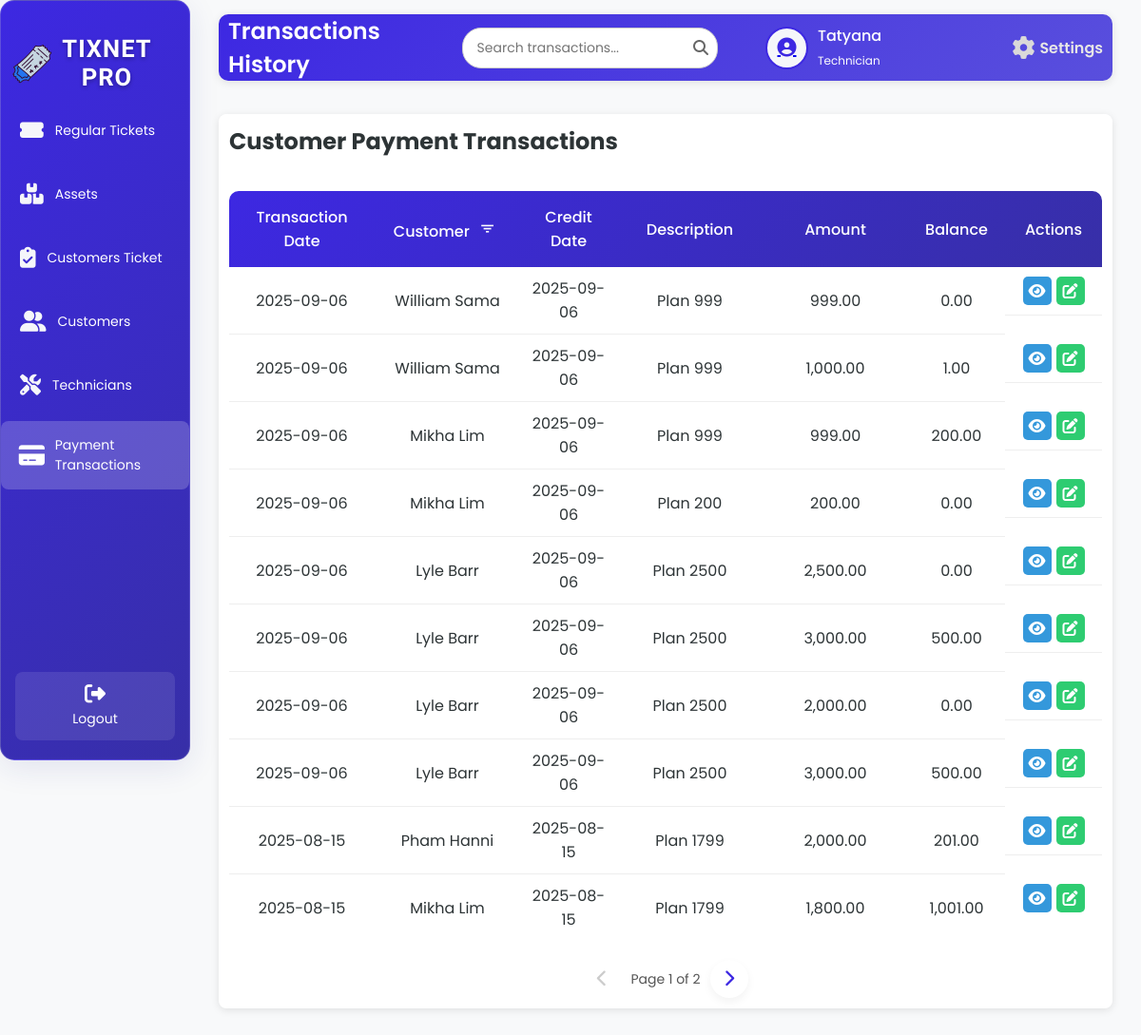
Page /Payments.php (signed in) on the earlier database version.
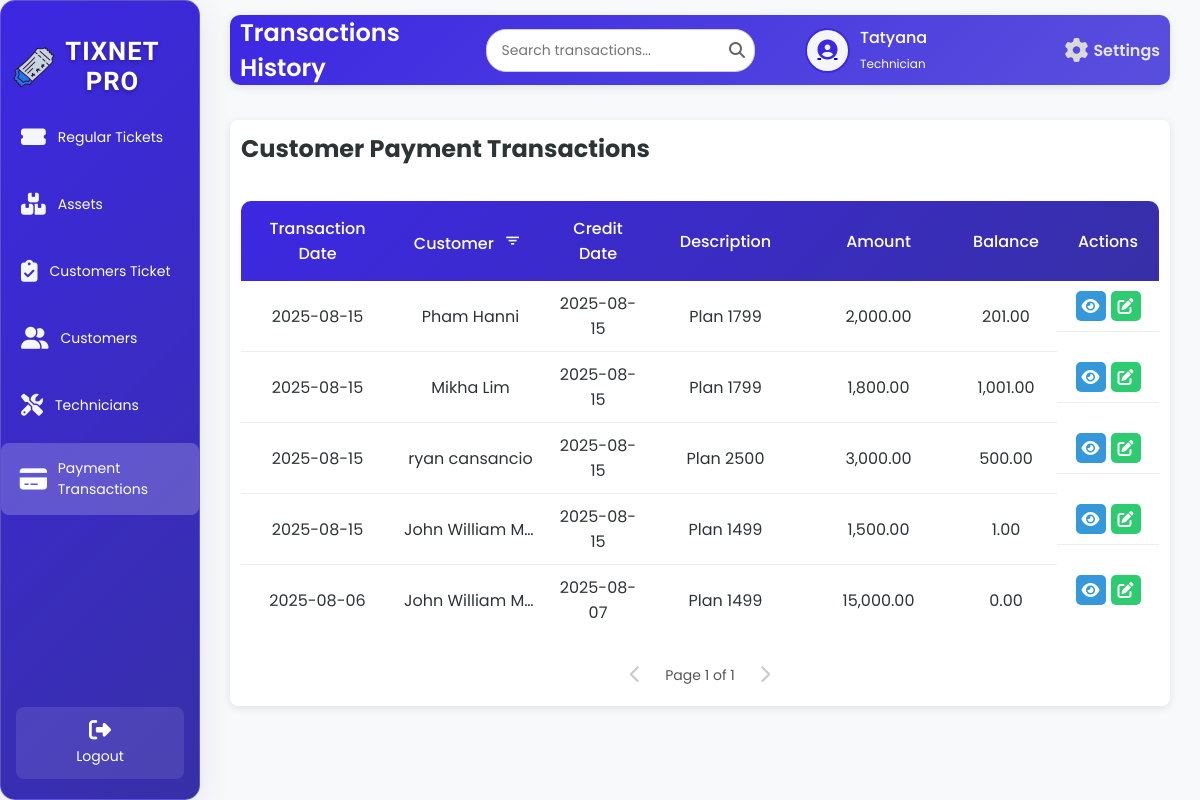
Same page on the later database version.
### tables this page shows
CREATE TABLE `tbl_transactions` (
  `t_id` int(50) NOT NULL,
  `t_date` varchar(200) NOT NULL,
  `t_balance` int(50) NOT NULL,
  `t_credit_date` varchar(200) NOT NULL,
  `t_description` varchar(200) NOT NULL,
  `t_amount` int(50) NOT NULL,
  `t_customer_name` varchar(200) NOT NULL
);

### Payments.php (the view, shortened to what the changed rows need)
<?php
include 'db.php';
$limit = 10;
$pageTransaction = isset($_GET['page_transaction']) ? max(1, (int)$_GET['page_transaction']) : 1;
$offsetTransaction = ($pageTransaction - 1) * $limit;
$totalTransactionQuery = "SELECT COUNT(*) AS total FROM tbl_transactions";
$totalTransactionResult = $conn->query($totalTransactionQuery);
$totalTransactionRow = $totalTransactionResult->fetch_assoc();
$totalTransaction = $totalTransactionRow['total'];
$totalTransactionPages = ceil($totalTransaction / $limit);
$sqlTransaction = "SELECT t_id, t_date, t_customer_name, t_credit_date, t_description, t_amount, t_balance
                   FROM tbl_transactions
                   ORDER BY t_date DESC
                   LIMIT ?, ?";
$stmtTransaction = $conn->prepare($sqlTransaction);
$stmtTransaction->bind_param("ii", $offsetTransaction, $limit);
$stmtTransaction->execute();
$resultTransaction = $stmtTransaction->get_result();
?>
<!DOCTYPE html>
<html lang="en">
<head>
    <link rel="stylesheet" href="PaymentT.css">
    <link rel="stylesheet" href="https://cdnjs.cloudflare.com/ajax/libs/font-awesome/6.6.0/css/all.min.css">
    <link rel="stylesheet" href="https://unpkg.com/boxicons@2.1.4/css/boxicons.min.css">
</head>
<body>
<div class="wrapper">
    <div class="sidebar glass-container">
        <h2><img src="image/logo.png" alt="TixNet Icon" class="sidebar-icon">TixNet Pro</h2>
    </div>
    <div class="container">
        <div class="upper">
            <h1>Transactions History</h1>
        </div>
        <div class="table-box glass-container">
            <h2>Customer Payment Transactions</h2>
            <div class="customer-transactions active">
                <table id="transactions-table">
                    <thead>
                        <tr>
                            <th>Transaction Date</th>
                            <th>Customer <button class="filter-btn" onclick="showAccountFilterModal('transaction')" title="Filter by Customer Name"><i class='bx bx-filter'></i></button></th>
                            <th>Credit Date</th>
                            <th>Description</th>
                            <th>Amount</th>
                            <th>Balance</th>
                            <th>Actions</th>
                        </tr>
                    </thead>
                    <tbody id="transactions-table-body">
                        <?php
                        if ($resultTransaction->num_rows > 0) {
                            while ($row = $resultTransaction->fetch_assoc()) {
                                echo "<tr>
                                        <td>" . htmlspecialchars($row['t_date'], ENT_QUOTES, 'UTF-8') . "</td>
                                        <td>" . htmlspecialchars($row['t_customer_name'], ENT_QUOTES, 'UTF-8') . "</td>
                                        <td>" . htmlspecialchars($row['t_credit_date'], ENT_QUOTES, 'UTF-8') . "</td>
                                        <td>" . htmlspecialchars($row['t_description'], ENT_QUOTES, 'UTF-8') . "</td>
                                        <td>" . number_format($row['t_amount'], 2) . "</td>
                                        <td>" . number_format($row['t_balance'], 2) . "</td>
                                        <td class='action-buttons'>
                                            <a class='view-btn' href='#' onclick=\"showTransactionViewModal('" . htmlspecialchars($row['t_id'], ENT_QUOTES, 'UTF-8') . "', '" . htmlspecialchars($row['t_date'], ENT_QUOTES, 'UTF-8') . "', '" . htmlspecialchars($row['t_customer_name'], ENT_QUOTES, 'UTF-8') . "', '" . htmlspecialchars($row['t_credit_date'], ENT_QUOTES, 'UTF-8') . "', '" . htmlspecialchars($row['t_description'], ENT_QUOTES, 'UTF-8') . "', '" . number_format($row['t_amount'], 2) . "', '" . number_format($row['t_balance'], 2) . "')\" title='View'><i class='fas fa-eye'></i></a>
                                            <a class='edit-btn' href='#' onclick=\"showEditTransactionModal('" . htmlspecialchars($row['t_id'], ENT_QUOTES, 'UTF-8') . "', '" . htmlspecialchars($row['t_date'], ENT_QUOTES, 'UTF-8') . "', '" . htmlspecialchars($row['t_customer_name'], ENT_QUOTES, 'UTF-8') . "', '" . htmlspecialchars($row['t_credit_date'], ENT_QUOTES, 'UTF-8') . "', '" . htmlspecialchars($row['t_description'], ENT_QUOTES, 'UTF-8') . "', '" . number_format($row['t_amount'], 2) . "')\" title='Edit'><i class='fas fa-edit'></i></a>
                                        </td>
                                      </tr>";
                            }
                        } else {
                            echo "<tr><td colspan='7' style='text-align: center;'>No transactions found.</td></tr>";
                        }
                        ?>
                    </tbody>
                </table>
                <div class="pagination" id="transaction-pagination">
                    <?php if ($pageTransaction > 1): ?>
                        <a href="?page_transaction=<?php echo $pageTransaction - 1; ?>" class="pagination-link"><i class="fas fa-chevron-left"></i></a>
                    <?php else: ?>
                        <span class="pagination-link disabled"><i class="fas fa-chevron-left"></i></span>
                    <?php endif; ?>
                    <span class="current-page">Page <?php echo $pageTransaction; ?> of <?php echo $totalTransactionPages; ?></span>
                    <?php if ($pageTransaction < $totalTransactionPages): ?>
                        <a href="?page_transaction=<?php echo $pageTransaction + 1; ?>" class="pagination-link"><i class="fas fa-chevron-right"></i></a>
                    <?php else: ?>
                        <span class="pagination-link disabled"><i class="fas fa-chevron-right"></i></span>
                    <?php endif; ?>
                </div>
            </div>
        </div>
    </div>
</div>
</body>
</html>

Differences in the rows shown:
removed tbl_transactions: t_date "2025-09-06", t_customer_name "William Sama", t_credit_date "2025-09-06", t_description "Plan 999", t_amount "999.00", t_balance "0.00"
removed tbl_transactions: t_date "2025-09-06", t_customer_name "William Sama", t_credit_date "2025-09-06", t_description "Plan 999", t_amount "1,000.00", t_balance "1.00"
removed tbl_transactions: t_date "2025-09-06", t_customer_name "Mikha Lim", t_credit_date "2025-09-06", t_description "Plan 999", t_amount "999.00", t_balance "200.00"
removed tbl_transactions: t_date "2025-09-06", t_customer_name "Mikha Lim", t_credit_date "2025-09-06", t_description "Plan 200", t_amount "200.00", t_balance "0.00"
removed tbl_transactions: t_date "2025-09-06", t_customer_name "Lyle Barr", t_credit_date "2025-09-06", t_description "Plan 2500", t_amount "2,500.00", t_balance "0.00"
removed tbl_transactions: t_date "2025-09-06", t_customer_name "Lyle Barr", t_credit_date "2025-09-06", t_description "Plan 2500", t_amount "3,000.00", t_balance "500.00"
removed tbl_transactions: t_date "2025-09-06", t_customer_name "Lyle Barr", t_credit_date "2025-09-06", t_description "Plan 2500", t_amount "2,000.00", t_balance "0.00"
removed tbl_transactions: t_date "2025-09-06", t_customer_name "Lyle Barr", t_credit_date "2025-09-06", t_description "Plan 2500", t_amount "3,000.00", t_balance "500.00"
now on this page (row unchanged): tbl_transactions: t_date "2025-08-15", t_customer_name "ryan cansancio", t_credit_date "2025-08-15", t_description "Plan 2500", t_amount "3,000.00", t_balance "500.00"
now on this page (row unchanged): tbl_transactions: t_date "2025-08-15", t_customer_name "John William M…", t_credit_date "2025-08-15", t_description "Plan 1499", t_amount "1,500.00", t_balance "1.00"
now on this page (row unchanged): tbl_transactions: t_date "2025-08-06", t_customer_name "John William M…", t_credit_date "2025-08-07", t_description "Plan 1499", t_amount "15,000.00", t_balance "0.00"
Other differences:
$totalTransactionPages: "2" → "1"
